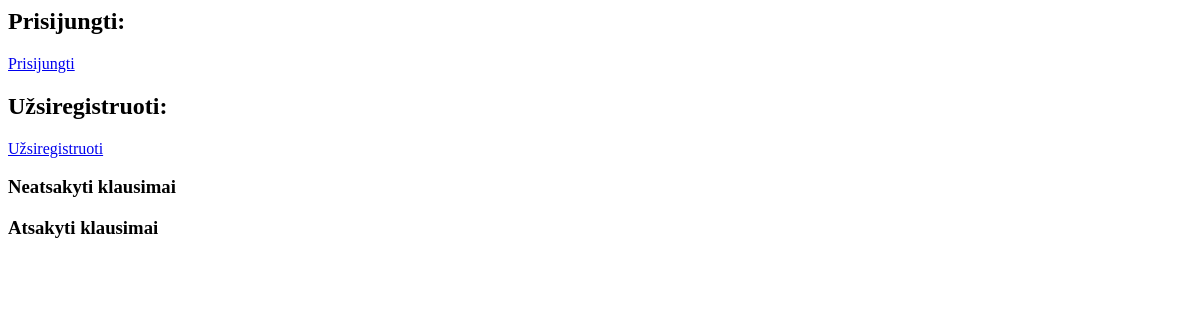
Before: / with the older database file.
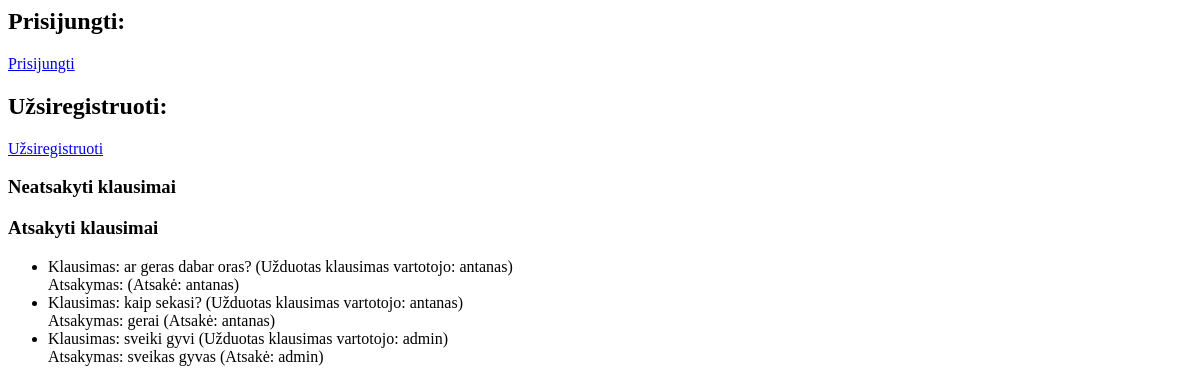
After: the same page with the newer database file.
### klausimai/models.py (models this page shows)
class Klausimas(models.Model):
    tekstas = models.TextField()
    uzduotas_vartotojas = models.ForeignKey(User, on_delete=models.CASCADE, related_name="klausimai")
    atsakymas = models.TextField(blank=True, null=True)
    atsake_vartotojas = models.ForeignKey(User, on_delete=models.SET_NULL, blank=True, null=True, related_name="atsakymai")

### klausimai/views.py (the view, shortened to what this page needs)
# urls.py: path('', views.pagrindinis, name='pagrindinis'),
def pagrindinis(request):
    neatsakyti = Klausimas.objects.filter(atsakymas__isnull=True)
    atsakyti = Klausimas.objects.exclude(atsakymas__isnull=True)
    return render(request, 'pagrindinis.html', {
        'neatsakyti': neatsakyti,
        'atsakyti': atsakyti
    })

### klausimai/templates/pagrindinis.html (shortened to what this page needs)
{% if user.is_authenticated %}
    <h2>Sveiki, {{ user.username }}!</h2>
    <a href="{% url 'logout' %}">Atsijungti</a>
    <h3>Užduoti klausimą</h3>
    <form method="post">
        {% csrf_token %}
        <textarea name="tekstas" placeholder="Įveskite klausimą"></textarea>
        <button type="submit">Klausti</button>
    </form>
{% else %}
    <h2>Prisijungti:</h2>
    <a href="{% url 'login' %}">Prisijungti</a>
    <h2>Užsiregistruoti:</h2>
    <a href="{% url 'register' %}">Užsiregistruoti</a>
{% endif %}
<h3>Neatsakyti klausimai</h3>
<h3>Atsakyti klausimai</h3>
<ul>
    {% for klausimas in atsakyti %}
        <li>Klausimas: {{ klausimas.tekstas }} (Užduotas klausimas vartotojo: {{ klausimas.uzduotas_vartotojas }})
            <br> Atsakymas: {{ klausimas.atsakymas }} (Atsakė: {{ klausimas.atsake_vartotojas }})
        </li>
    {% endfor %}
</ul>

Changed rows visible on the page:
added Klausimas: tekstas "ar geras dabar oras?", uzduotas_vartotojas "antanas", atsake_vartotojas "antanas"
added Klausimas: tekstas "kaip sekasi?", uzduotas_vartotojas "antanas", atsakymas "gerai", atsake_vartotojas "antanas"
added Klausimas: tekstas "sveiki gyvi", uzduotas_vartotojas "admin", atsakymas "sveikas gyvas", atsake_vartotojas "admin"
